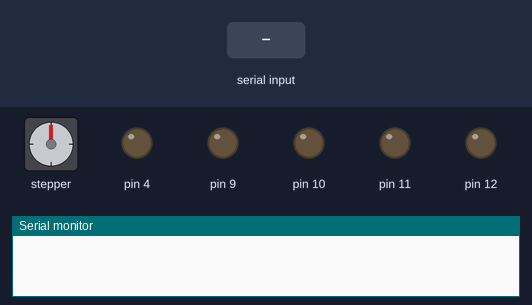
Bench run of a sketch on a simulated Arduino Uno, built with avr-gcc and run on an emulated ATmega328P. Parts: stepper motor, output pins drawn as LEDs (lit = HIGH), the last lines printed to the serial monitor. Wiring (inferred from the names in the program): stepper motor (2048 steps per turn assumed): coils pin 8, pin 7, pin 3, pin 2. The test bench sets the inputs (shaded band). Pins used as bus, display or sensor lines are not drawn.

Above: at 1.2 s.
1.3 s: "V" received over the second serial link
At 1.78 s:
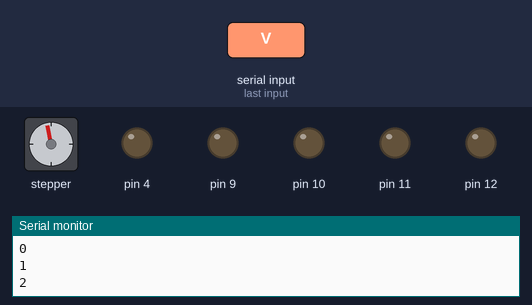
4.3 s: "A" received over the second serial link
At 7.1 s:
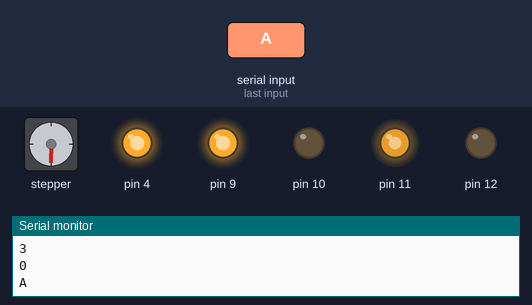
7.3 s: "B" received over the second serial link
At 7.6 s:
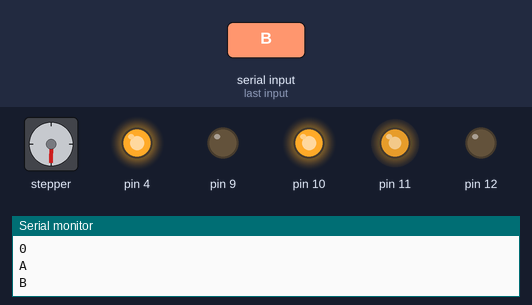
8.8 s: "C" received over the second serial link
At 9.9 s:
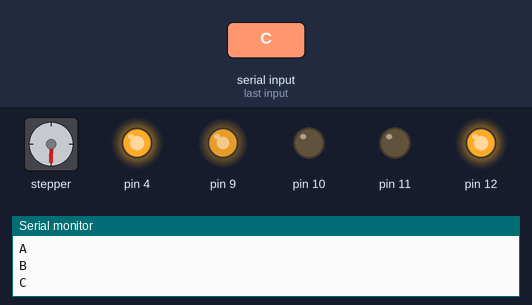
10.3 s: "E" received over the second serial link
At 11.1 s:
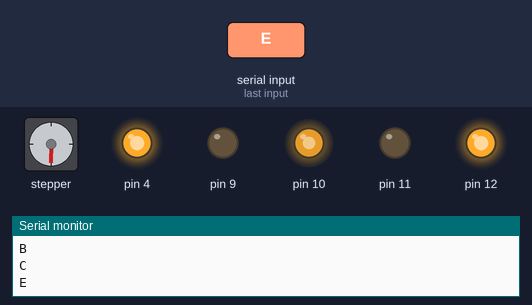
11.8 s: "Q" received over the second serial link
At 12.2 s:
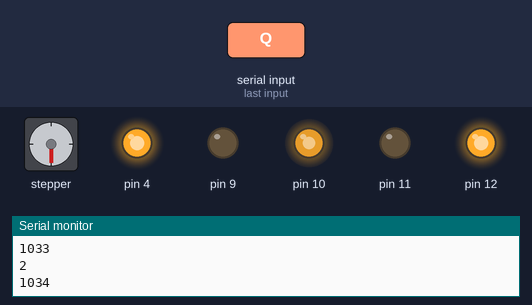
Timing chart, 0 to 14.3 s (numbered marks = the images above; inputs shaded):
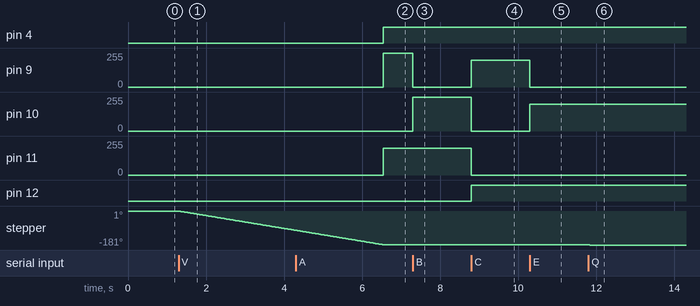

Measured:
- after the input at 1.3 s, stepper: keeps turning counter-clockwise at about 35°/s, starting at once
- after the input at 4.3 s, pin 4: LOW → HIGH after 2.2 s; pin 9: 0/255 → 255/255 after 2.2 s; pin 11: 0/255 → 200/255 after 2.2 s
- after the input at 7.3 s, pin 9: 255/255 → 0/255 at once; pin 10: 0/255 → 255/255 at once
- after the input at 8.8 s, pin 9: 0/255 → 200/255 at once; pin 10: 255/255 → 0/255 at once; pin 11: 200/255 → 0/255 at once; pin 12: LOW → HIGH at once
- after the input at 10.3 s, pin 9: 200/255 → 0/255 at once; pin 10: 0/255 → 200/255 at once
- after the input at 11.8 s, stepper: goes -180° 0.03 s, then -181°, starting at once

The sketch:

Robot_camera.ino
```cpp
//los pine 10 y 11 son de l motor derecha
//los pines 9 y 12 son del motor izquierda
#include <SoftwareSerial.h>
#define IN1  8
#define IN2  7
#define IN3  3
#define IN4  2

//Kieu di chuyen dong co buoc(cap 2 pha chay cung luc)
int Paso [ 4 ][ 4 ] =
   {  {1, 1, 0, 0},
      {0, 1, 1, 0},
      {0, 0, 1, 1},
      {1, 0, 0, 1},

   };
   int velDerecha=200;
    int Steps = 0;
   int moveCamera=0;
   int limiteGiro=10;
   int velGiro=5;
   int zeroCamera=0;
   int pasoDerecha=0;
   int pasoIzquierda=0;
   int tempPasoReturnToZero=0;

int bluetoothTx = 5;//blutoth module terminal TX
int bluetoothRx = 6;//blutoth module terminal RX


SoftwareSerial bluetooth(bluetoothTx, bluetoothRx);


char ch;


void setup() {

  // set the data rate for the SoftwareSerial port
  bluetooth.begin(9600);
 //pinMode(13,OUTPUT);
  pinMode(4,OUTPUT);
 pinMode(9,OUTPUT);
pinMode(10,OUTPUT);
pinMode(11,OUTPUT);
pinMode(12,OUTPUT);
  pinMode(IN1,OUTPUT);
  pinMode(IN2,OUTPUT);
  pinMode(IN3,OUTPUT);
  pinMode(IN4,OUTPUT);

Serial.begin(9600);


}

void loop() {
  if(bluetooth.available()>0){
   ch=bluetooth.read();
   Serial.println(ch);

    if(ch=='A'){

   ad();
   //Xe di thang


 } if(ch=='B'){

   iz();
   //Xe sang trai


 }if(ch=='C'){

   dch();
   //xe sang phai


 }
 if(ch=='D'){

   st();
   //Xe dung


 }
  if(ch=='E'){

   at();
   //Xe lui


 }  if(ch=='F'){
   //Move camera to left
   //MoveCamera valor es 0;
   moveCamera=0;
   while(moveCamera<limiteGiro){
     //Hacemos un paso a la izquierda
      stepperIzquierda();
      //Calculamos cunto nos alejamos del origen zero
     calcularZeroCamera(false);
     //Esperamos
      delay(velGiro);
      //incrementamos valor moveCamera cuando llege a 10 para. este valor es para salir del bucle infinito asi nos
      //asiguramos de que cada 10 pasos podemos recibir datos entrantes
      moveCamera++;

   }
   //Al acabar el ciclo paramos el motor papo a paso
  lowAllPaso();
 //cam move izquierda


 }
 if(ch=='Q'){
   //Move camera to right
   moveCamera=0;
   while(moveCamera<limiteGiro){
 stepperDerecha();
 calcularZeroCamera(true);

 delay(velGiro);
 moveCamera++;

 //cam move derecha
   }
     lowAllPaso();
 }
   if(ch=='H'){
    moveCamera=10;
    lowAllPaso();


 }
  if(ch=='Y'){

 volverToZero();
//Return camera to zero


 }
  if(ch=='V'){

 volverToMarchaAtras();
//Return camera to marcha atras

}


 }
 }


 void ad(){
    digitalWrite(4,HIGH);
    //  digitalWrite(13,HIGH);
    digitalWrite(9,HIGH);
    digitalWrite(10,LOW);
    //digitalWrite(11,velDerecha);
    analogWrite(11,velDerecha);
    digitalWrite(12,LOW);


  }
  void at(){
  digitalWrite(4,HIGH);
      // digitalWrite(13,HIGH);
  digitalWrite(9,LOW);
  analogWrite(10,velDerecha);
  //digitalWrite(10,velDerecha);
  digitalWrite(11,LOW);
  digitalWrite(12,HIGH);


}
  void st(){
   digitalWrite(4,LOW);
    //  digitalWrite(13,LOW);
   digitalWrite(9,LOW);
   digitalWrite(10,LOW);
   digitalWrite(11,LOW);
   digitalWrite(12,LOW);


}
void dch(){
   digitalWrite(4,HIGH);
  //digitalWrite(13,HIGH);
   analogWrite(9,velDerecha);
   analogWrite(10,LOW);
   digitalWrite(11,LOW);

  // digitalWrite(10,velDerecha);

   digitalWrite(12,HIGH);
}


 void iz(){
   digitalWrite(4,HIGH);
    // digitalWrite(13,HIGH);
   digitalWrite(9,LOW);
   digitalWrite(10,HIGH);
 //  digitalWrite(11,velDerecha);

   analogWrite(11,velDerecha);
   digitalWrite(12,LOW);


  }
  //Quay dong buoc co sang trai
  void stepperIzquierda()            //Avanza un paso
   {  digitalWrite( IN1, Paso[Steps][ 0] );
      digitalWrite( IN2, Paso[Steps][ 1] );
      digitalWrite( IN3, Paso[Steps][ 2] );
      digitalWrite( IN4, Paso[Steps][ 3] );

      Steps++;
          Steps = ( Steps + 4) % 4 ;

          Serial.println(Steps);
   }
   //Quay dong co buoc sang phai
     void stepperDerecha()            //Avanza un paso
   {  digitalWrite( IN4, Paso[Steps][ 0] );
      digitalWrite( IN3, Paso[Steps][ 1] );
      digitalWrite( IN2, Paso[Steps][ 2] );
      digitalWrite( IN1, Paso[Steps][ 3] );
      Steps++;


          Steps = ( Steps + 4) % 4 ;
          Serial.println(Steps);
   }
   //Dung dong co buoc
   void lowAllPaso(){
      digitalWrite(4,HIGH);
    //  digitalWrite(13,HIGH);
      digitalWrite( IN4, LOW);
      digitalWrite( IN3,LOW);
      digitalWrite( IN2, LOW );
      digitalWrite( IN1, LOW);
    }

    //Nhan vi tri cua dong co buoc hien tai
     void calcularZeroCamera(boolean vaDerecha){
      if(vaDerecha){


    if(pasoDerecha==2048){
          pasoDerecha=0;
        }

        if(pasoIzquierda>0){
          pasoIzquierda--;
        }
        else{
        pasoDerecha++;
        }

         Serial.println(pasoDerecha);
      }else{

         if(pasoIzquierda==2048){
          pasoIzquierda=0;
        }
        if(pasoDerecha>0){
          pasoDerecha--;
        }else{
          pasoIzquierda++;
        }

        Serial.println(pasoDerecha);
      }

 }

//Quay ve 0

   void volverToZero(){
     //Si paso izquierda superior de paso derecha
if(pasoIzquierda>pasoDerecha){
    //Si paso Izquierda menor de 1024 volvemos por la derecha
    if(pasoIzquierda<1024){
for(int i=0;i<pasoIzquierda;i++){
    stepperDerecha();
    //Sang phai
    delay(velGiro);
  }
   pasoDerecha=0;
  pasoIzquierda=0;
}


else{
   //Si paso Izquierda mayor que 1024 volvemos por la Izquierda
  for(int i=0;i<2048-pasoIzquierda;i++){
    stepperIzquierda();
    //Sang trai
    delay(velGiro);
  }
   pasoDerecha=0;
  pasoIzquierda=0;
}
  }


 else{
    //Si pasoIzquierda menor que pasoDerecha
    if(pasoDerecha<1024){
      //Si paso derecha menor que 1024 volviemos por la izquierda
     for(int i=0;i<pasoDerecha;i++){
    stepperIzquierda();
    delay(velGiro);
  }
  pasoDerecha=0;
  pasoIzquierda=0;
  }
  else{
     //Si paso derecha mayor que 1024 volviemos por la derecha

     for(int i=0;i<2048-pasoDerecha;i++){
    stepperDerecha();
    delay(velGiro);
  }
  pasoDerecha=0;
  pasoIzquierda=0;
  }
}
}


//Quay ve vi tri truoc do

   void volverToMarchaAtras(){
   //Si paso izquierda superior de paso derecha
  if(pasoIzquierda>pasoDerecha){
    //Si paso Izquierda menor de 1024 volvemos por la derecha
    if(pasoIzquierda<1024){
for(int i=0;i<1024-pasoIzquierda;i++){
    stepperIzquierda();
    delay(velGiro);
  }
   pasoDerecha=0;
  pasoIzquierda=1024;
}else{
   //Si paso Izquierda mayor que 1024 volvemos por la Izquierda
  for(int i=0;i<pasoIzquierda-1024;i++){
    stepperDerecha();
    delay(velGiro);
  }
   pasoDerecha=0;
  pasoIzquierda=1024;
}
  }else{
    //Si pasoIzquierda menor que pasoDerecha
    if(pasoDerecha<1024){
      //Si paso derecha menor que 1024 volviemos por la izquierda
     for(int i=0;i<1024-pasoDerecha;i++){
    stepperDerecha();
    delay(velGiro);
  }
  pasoDerecha=1024;
  pasoIzquierda=0;
  }else{
     //Si paso derecha mayor que 1024 volviemos por la derecha

     for(int i=0;i<pasoDerecha-1024;i++){
    stepperIzquierda();
    delay(velGiro);
  }
  pasoDerecha=1024;
  pasoIzquierda=0;
  }
}
    }
```
